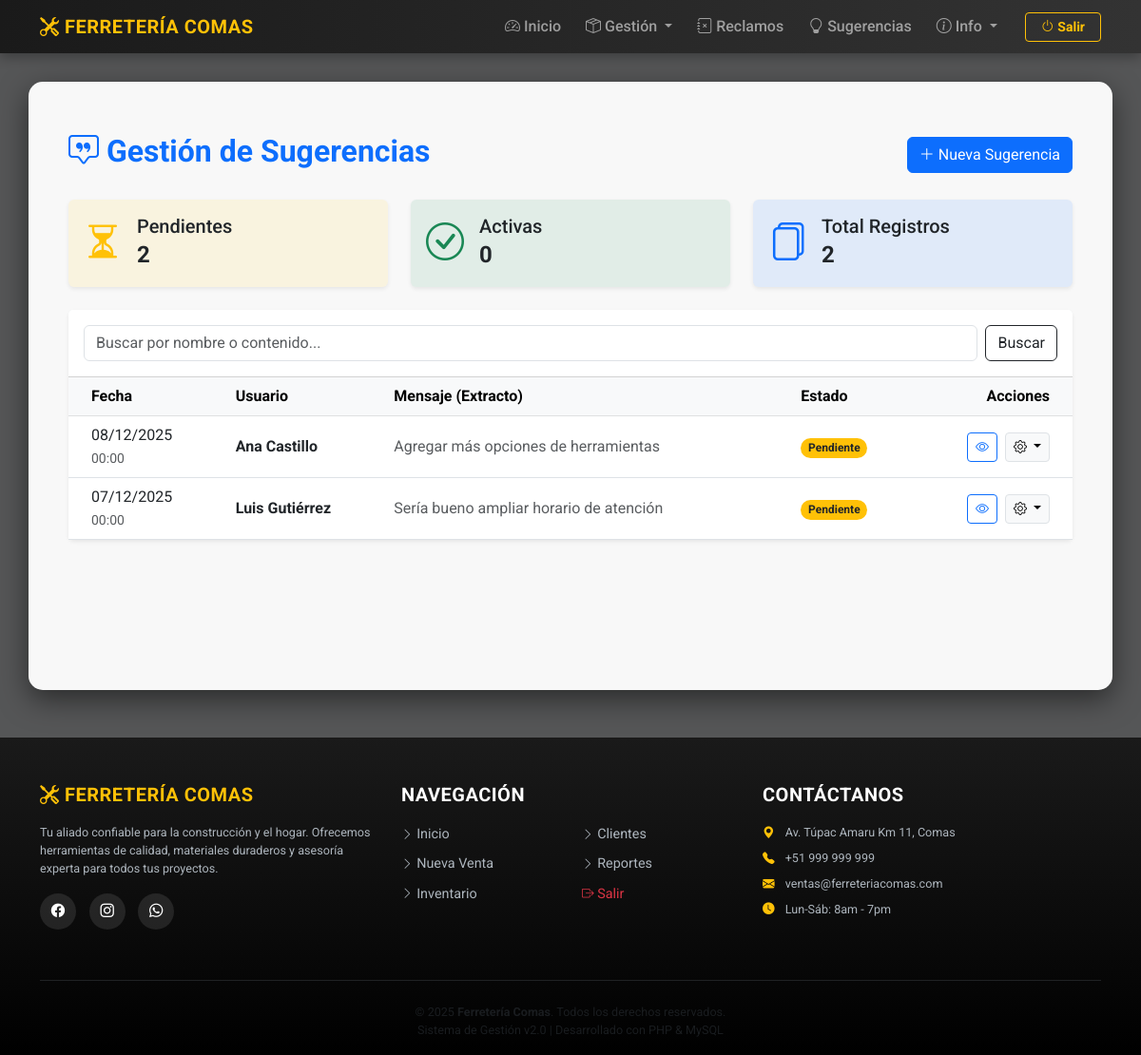
/views/sugerencias.php (signed in), run on the app's committed database.
### tables this page shows
CREATE TABLE `sugerencias` (
  `id_sugerencia` int(11) NOT NULL,
  `nombre` varchar(100) DEFAULT NULL,
  `mensaje` text DEFAULT NULL,
  `fecha` datetime DEFAULT current_timestamp(),
  `estado` varchar(20) DEFAULT 'Pendiente'
);

### views/sugerencias.php (the view, shortened to what this page needs)
<?php
require '../config/conexion.php';
include 'layout/header.php';
$busqueda = trim($_GET['q'] ?? '');
$pagina   = max(1, intval($_GET['pagina'] ?? 1));
$limit    = 6;
$offset   = ($pagina - 1) * $limit;
$sqlWhere = "";
$params   = [];
$stmt = $conexion->prepare("SELECT * FROM sugerencias $sqlWhere ORDER BY fecha DESC LIMIT $limit OFFSET $offset");
$stmt->execute($params);
$sugerencias = $stmt->fetchAll(PDO::FETCH_ASSOC);
$stmtTotal = $conexion->prepare("SELECT COUNT(*) FROM sugerencias $sqlWhere");
$stmtTotal->execute($params);
$totalRows = $stmtTotal->fetchColumn();
$totalPendientes = $conexion->query("SELECT COUNT(*) FROM sugerencias WHERE estado='Pendiente'")->fetchColumn();
$totalActivos    = $conexion->query("SELECT COUNT(*) FROM sugerencias WHERE estado='Activo'")->fetchColumn();
?>
<div class="container py-4">
    <div class="d-flex justify-content-between align-items-center mb-4">
        <h2 class="fw-bold text-primary"><i class="bi bi-chat-square-quote"></i> Gestión de Sugerencias</h2>
        <button class="btn btn-primary" data-bs-toggle="modal" data-bs-target="#modalNueva">
            <i class="bi bi-plus-lg"></i> Nueva Sugerencia
        </button>
    </div>
    <div class="row mb-4">
        <div class="col-md-4">
            <div class="card border-0 shadow-sm bg-warning bg-opacity-10">
                <div class="card-body d-flex align-items-center">
                    <div class="display-6 text-warning me-3"><i class="bi bi-hourglass-split"></i></div>
                    <div>
                        <h5 class="card-title mb-0">Pendientes</h5>
                        <p class="card-text fs-4 fw-bold text-dark"><?= $totalPendientes ?></p>
                    </div>
                </div>
            </div>
        </div>
        <div class="col-md-4">
            <div class="card border-0 shadow-sm bg-success bg-opacity-10">
                <div class="card-body d-flex align-items-center">
                    <div class="display-6 text-success me-3"><i class="bi bi-check-circle"></i></div>
                    <div>
                        <h5 class="card-title mb-0">Activas</h5>
                        <p class="card-text fs-4 fw-bold text-dark"><?= $totalActivos ?></p>
                    </div>
                </div>
            </div>
        </div>
        <div class="col-md-4">
            <div class="card border-0 shadow-sm bg-primary bg-opacity-10">
                <div class="card-body d-flex align-items-center">
                    <div class="display-6 text-primary me-3"><i class="bi bi-files"></i></div>
                    <div>
                        <h5 class="card-title mb-0">Total Registros</h5>
                        <p class="card-text fs-4 fw-bold text-dark"><?= $totalRows ?></p>
                    </div>
                </div>
            </div>
        </div>
    </div>
    <div class="card shadow-sm border-0">
        <div class="card-header bg-white py-3">
            <form method="GET" class="d-flex" role="search">
                <input class="form-control me-2" type="search" name="q" placeholder="Buscar por nombre o contenido..." value="<?= htmlspecialchars($busqueda) ?>">
                <button class="btn btn-outline-dark" type="submit">Buscar</button>
            </form>
        </div>
        <div class="card-body p-0">
            <div class="table-responsive">
                <table class="table table-hover align-middle mb-0">
                    <thead class="table-light">
                        <tr>
                            <th class="ps-4">Fecha</th>
                            <th>Usuario</th>
                            <th>Mensaje (Extracto)</th>
                            <th>Estado</th>
                            <th class="text-end pe-4">Acciones</th>
                        </tr>
                    </thead>
                    <tbody>
                        <?php if (empty($sugerencias)): ?>
                            <tr><td colspan="5" class="text-center py-5 text-muted">No se encontraron resultados</td></tr>
                        <?php else: ?>
                            <?php foreach ($sugerencias as $s): ?>
                                <tr>
                                    <td class="ps-4 text-nowrap"><?= date('d/m/Y', strtotime($s['fecha'])) ?> <br> <small class="text-muted"><?= date('H:i', strtotime($s['fecha'])) ?></small></td>
                                    <td class="fw-bold"><?= htmlspecialchars($s['nombre']) ?></td>
                                    <td style="max-width: 300px;">
                                        <div class="text-truncate text-muted">
                                            <?= htmlspecialchars($s['mensaje']) ?>
                                        </div>
                                    </td>
                                    <td>
                                        <?php
                                            $badge = match($s['estado']) {
                                                'Pendiente' => 'bg-warning text-dark',
                                                'Activo' => 'bg-success',
                                                'Cancelado' => 'bg-secondary',
                                                default => 'bg-light text-dark'
                                            };
                                        ?>
                                        <span class="badge rounded-pill <?= $badge ?>"><?= $s['estado'] ?></span>
                                    </td>
                                    <td class="text-end pe-4">
                                        <button class="btn btn-sm btn-outline-primary me-1"
                                                onclick="verMensaje('<?= htmlspecialchars($s['nombre']) ?>', '<?= htmlspecialchars(str_replace(array("\r", "\n"), ' ', $s['mensaje'])) ?>')">
                                            <i class="bi bi-eye"></i>
                                        </button>
                                        <div class="btn-group">
                                            <button type="button" class="btn btn-sm btn-light border dropdown-toggle" data-bs-toggle="dropdown">
                                                <i class="bi bi-gear"></i>
                                            </button>
                                        </div>
                                    </td>
                                </tr>
                            <?php endforeach; ?>
                        <?php endif; ?>
                    </tbody>
                </table>
            </div>
        </div>
    </div>
</div>
<?php include 'layout/footer.php'; ?>

### views/layout/header.php (style rules this page uses)
body { font-family: 'Roboto', sans-serif; background-color: #f4f6f9; background-image: url('https://images.unsplash.com/photo-1581235720704-06d3acfcb36f?ixlib=rb-4.0.3&auto=format&fit=crop&w=1920&q=80'); background-size: cover; background-position: center; background-attachment: fixed; min-height: 100vh; }
body::before { content: ''; position: fixed; top: 0; left: 0; right: 0; bottom: 0; background: rgba(0, 0, 0, 0.65); z-index: -1; }

### data on the page
sugerencias: fecha "08/12/2025", fecha "00:00", nombre "Ana Castillo", mensaje "Agregar más opciones de herramientas", estado "Pendiente"
sugerencias: fecha "07/12/2025", fecha "00:00", nombre "Luis Gutiérrez", mensaje "Sería bueno ampliar horario de atención", estado "Pendiente"

### other printed values
$totalPendientes "2"
$totalActivos "0"
$totalRows "2"
